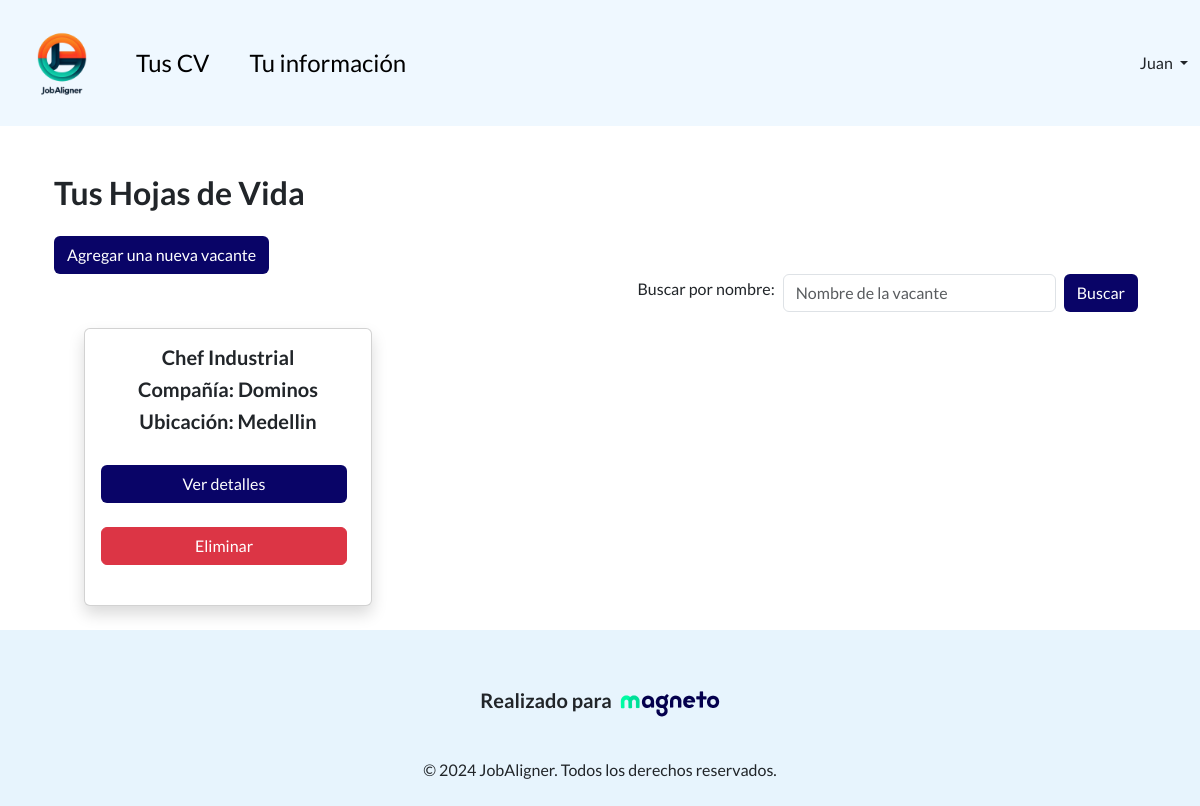
The page /home/ (signed in) on the database its author committed.
### jobalignment/models.py (models this page shows)
class CV(models.Model):
    user = models.ForeignKey(User, on_delete=models.CASCADE, related_name='cvs')
    vacancy = models.ForeignKey(JobVacancy, on_delete=models.CASCADE, related_name='vacancys')
    cvpdf = models.FileField(upload_to='pdfs/', blank=True, null=True)

class JobVacancy(models.Model):
    title = models.CharField(max_length=200)
    description = models.TextField()
    requirements = models.TextField()
    location = models.CharField(max_length=100)
    company_name = models.CharField(max_length=200)

### jobalignment/views.py (the view)
# urls.py: 2. Add a URL to urlpatterns:  path('', views.home, name='home')
@login_required
def home(request):
    user = request.user  # Django's user
    user_profile = User.objects.get(user=user) # Our user
    searchTerm = request.GET.get('searchProduct')
    if searchTerm:
        cvs = CV.objects.filter(vacancy__title__icontains = searchTerm, user = user_profile)
    else:
        cvs = CV.objects.filter(user = user_profile)
    return render(request, 'home.html', {'user': user,'searchTerm':searchTerm, 'cvs': cvs})

### jobalignment/templates/home.html (shortened to what this page needs)
{% extends 'base.html' %}
{% block content %}
<head>
    <link href="https://cdn.jsdelivr.net/npm/bootstrap@5.3.3/dist/css/bootstrap.min.css" rel="stylesheet">
</head>
<body>
<div class="container">
    <br>
    <br>
    <h2>Tus Hojas de Vida</h2>
    <a class="btn btn-classic mt-3" href="{% url 'vacancy' %}" role="button">Agregar una nueva vacante</a>
    <form action="">
        <div class="mb-2 d-flex align-items-center justify-content-end">
            <label for="searchProduct" class="form-label mx-2">Buscar por nombre:</label>
            <input type="text" class="form-control  w-25" name="searchProduct" placeholder="Nombre de la vacante"/>
            <button type="submit" class="btn btn-classic mx-2 mb-0">Buscar</button>
        </div>
    </form>
    <div class="row row-cols-1 row-cols-md-3 g-4">
        {% for cv in cvs %}
        <div class="col d-flex align-items-stretch">
            <div class="card product_card shadow">
                <div class="card-body">
                    <h5 class="card-name fw-bold"> {{ cv.vacancy.title }}</h5>
                    <h5 class="card-company fw-bold"> Compañía: {{ cv.vacancy.company_name }}</h5>
                    <h5 class="card-location fw-bold"> Ubicación: {{ cv.vacancy.location }}</h5>
                    <br>
                    <div class="btn-container">
                        <a href="{% url 'cv' cv.id %}" class="btn btn-classic me-2">Ver detalles</a>
                        <br>
                        <button type="button" class="btn btn-danger me-2" data-bs-toggle="modal" data-bs-target="#deleteModal{{ cv.id }}">
                            Eliminar
                        </button>
                    </div>
                    <br>
                </div>
            </div>
        </div>
        {% endfor %}
    </div>
    <br>
</div>
</body>
{% endblock content %}

### jobaligner/templates/base.html (shortened to what this page needs)
{% load static %}
<head>
  <link href="https://cdn.jsdelivr.net/npm/bootstrap@5.3.3/dist/css/bootstrap.min.css" rel="stylesheet">
  <link href="{% static 'css/styles.css' %}" rel="stylesheet">
</head>
<body>
<nav class="navbar navbar-expand-lg sticky-top navbar-light">
    <div class="container-fluid">
        <a class="navbar-brand" href="{% url 'home' %}">
            <img src="{% static 'images/jobaligner-removebg.png' %}" alt="" width="100" height="100" class="d-inline-block align-text-top">
        </a>
        {% if user.is_authenticated %}
                <div class="collapse navbar-collapse" id="navbarSupportedContent">
                    <ul class="navbar-nav me-auto mb-2 mb-lg-0">
                        <li class="nav-item">
                            <a class="nav-link active fs-4" aria-current="page" href="{% url 'home' %}">Tus CV</a>
                        </li>
                        <li class="nav-item mx-4">
                            <a class="nav-link active fs-4" aria-current="page" href="{% url 'updateAccount' %}">Tu información</a>
                        </li>
                    </ul>
                    <div class="d-flex ms-auto">
                    <div class="nav-item dropdown">
                        <a class="nav-link dropdown-toggle nav-text" href="#" id="userDropdown" role="button" data-bs-toggle="dropdown" aria-expanded="false">
                            {{ user.username }}
                        </a>
                    </div>
            </div>
        {% endif %}
        </div>
    </div>
</nav>
<div class="container">
    {% block content %}
    {% endblock content %}
</div>
</body>
<footer class="text-center text-lg-start mt-auto py-4 footer">
    <div class="container text-center">
        <div class="d-flex align-items-center justify-content-center">
            <h5 class="me-2">Realizado para</h5>
            <a href="https://www.magneto365.com/es" target="_blank">
                <img src="{% static 'images/logo-magneto.png' %}" alt="Logo" width="100" height="100" class="d-inline-block align-text-top">
            </a>
        </div>
        <p class="mt-1 mb-0">&copy; 2024 JobAligner. Todos los derechos reservados.</p>
    </div>
</footer>

### jobaligner/static/css/styles.css (style rules this page uses)
body { font-family: 'Lato', sans-serif !important; }
h1, h2, h3, h4, h5 { font-weight: 700 !important; }
p { font-weight: 500 !important; }
.btn-classic { background-color: #090467 !important; color:white !important; }
.btn-container { display: grid !important; }
.navbar { background-color: #EFF8FF !important; }
.footer { background-color: #e7f4fd !important; }
.row .col { display: flex; justify-content: center; }
.product_card { width: 18rem; height: 20rem; display: flex; flex-direction: column; justify-content: space-between; text-align: center; box-shadow: 0 4px 6px rgba(0, 0, 0, 0.1); border: 1px solid #ddd; border-radius: 15px; }

### rows shown on the page
CV: vacancy "Chef Industrial", vacancy.company_name "Dominos", vacancy.location "Medellin"

### other values the page prints
{{ user.username }} "Juan"
